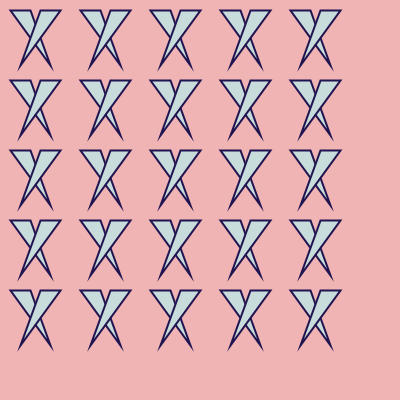
Frame 1 (no input)
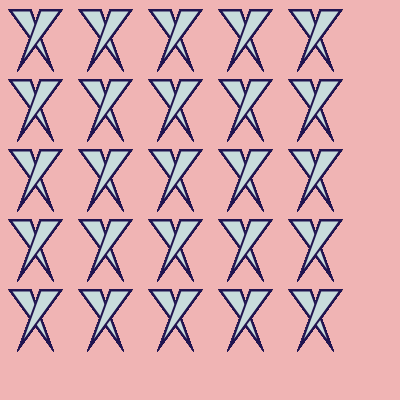
Frame 60 (the mouse pressed at the canvas centre just before this capture)
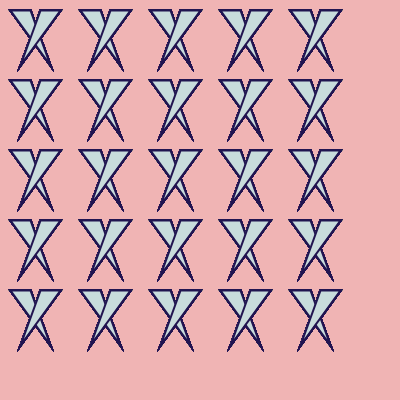
Frame 120 (the mouse held since frame 60 and released just before this capture)

The Processing sketch that drew these frames (run headless with seeded random() and noise(); from frame 60 on, the mouse is pressed at the canvas centre):

// Processing sketch: processing_137644
// ── processing_137644.pde

void setup() {
  size(400, 400);
  background(240, 180, 180);
  stroke(32,20,80);
  fill(200,220,220);
  strokeWeight(2);
  smooth();
}

void draw() {
  int pixel = 70;
  int iter = 5;
  for(int i = 0; i < iter; i++) {
    for(int j = 0; j < iter; j++) {
      translate(j*pixel, i*pixel);
      figure();
      translate(pixel, 0);
      scale(-1, 1);
      figure();
      scale(-1, 1);
      translate(-pixel, 0);
      translate(-(j*pixel), -(i*pixel));
    }
  }
}

void figure() {
  triangle(10, 10, 50, 65, 30, 10);
}
